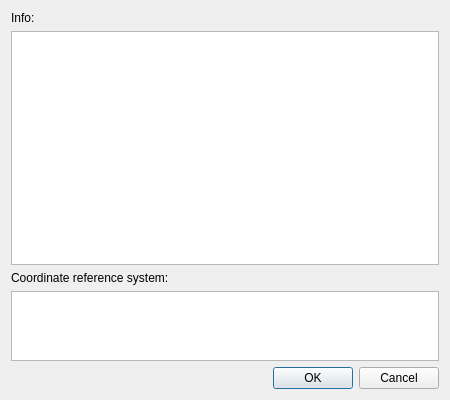
<?xml version="1.0" encoding="UTF-8"?>
<ui version="4.0">
 <class>DialogSDBInfo</class>
 <widget class="QDialog" name="DialogSDBInfo">
  <property name="geometry">
   <rect>
    <x>0</x>
    <y>0</y>
    <width>450</width>
    <height>400</height>
   </rect>
  </property>
  <property name="windowTitle">
   <string>Database information</string>
  </property>
  <layout class="QVBoxLayout" name="verticalLayout_2" stretch="10,1,1">
   <item>
    <layout class="QVBoxLayout" name="verticalLayout">
     <item>
      <widget class="QLabel" name="label_5">
       <property name="text">
        <string>Info:</string>
       </property>
       <property name="buddy">
        <cstring>infoEdit</cstring>
       </property>
      </widget>
     </item>
     <item>
      <widget class="QPlainTextEdit" name="infoEdit">
       <property name="enabled">
        <bool>true</bool>
       </property>
       <property name="sizePolicy">
        <sizepolicy hsizetype="Expanding" vsizetype="Expanding">
         <horstretch>0</horstretch>
         <verstretch>0</verstretch>
        </sizepolicy>
       </property>
       <property name="textInteractionFlags">
        <set>Qt::TextSelectableByKeyboard|Qt::TextSelectableByMouse</set>
       </property>
      </widget>
     </item>
    </layout>
   </item>
   <item>
    <layout class="QVBoxLayout" name="verticalLayout_3">
     <item>
      <widget class="QLabel" name="label">
       <property name="text">
        <string>Coordinate reference system:</string>
       </property>
      </widget>
     </item>
     <item>
      <widget class="QPlainTextEdit" name="crsEdit"/>
     </item>
    </layout>
   </item>
   <item>
    <widget class="QDialogButtonBox" name="buttonBox">
     <property name="orientation">
      <enum>Qt::Horizontal</enum>
     </property>
     <property name="standardButtons">
      <set>QDialogButtonBox::Cancel|QDialogButtonBox::Ok</set>
     </property>
    </widget>
   </item>
  </layout>
 </widget>
 <resources/>
 <connections>
  <connection>
   <sender>buttonBox</sender>
   <signal>accepted()</signal>
   <receiver>DialogSDBInfo</receiver>
   <slot>accept()</slot>
   <hints>
    <hint type="sourcelabel">
     <x>248</x>
     <y>254</y>
    </hint>
    <hint type="destinationlabel">
     <x>157</x>
     <y>274</y>
    </hint>
   </hints>
  </connection>
  <connection>
   <sender>buttonBox</sender>
   <signal>rejected()</signal>
   <receiver>DialogSDBInfo</receiver>
   <slot>reject()</slot>
   <hints>
    <hint type="sourcelabel">
     <x>316</x>
     <y>260</y>
    </hint>
    <hint type="destinationlabel">
     <x>286</x>
     <y>274</y>
    </hint>
   </hints>
  </connection>
 </connections>
</ui>
